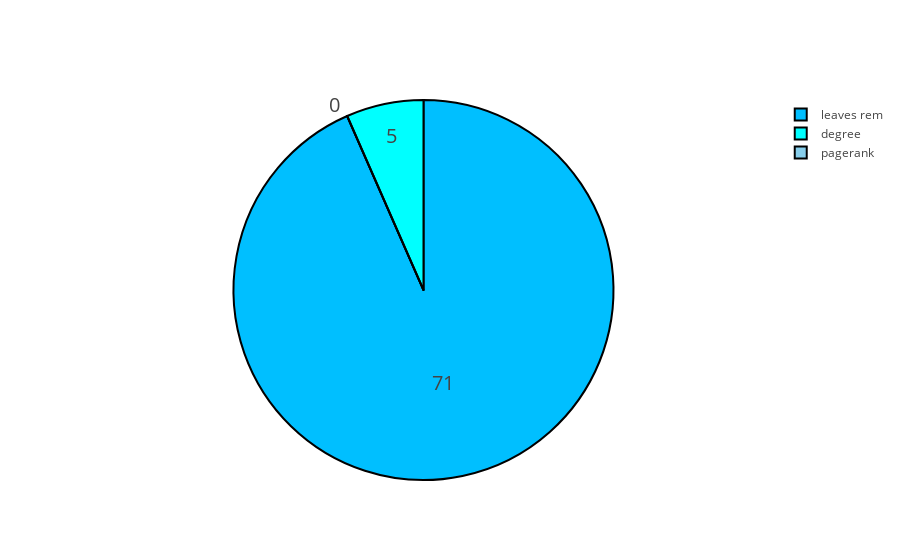

Here is the notebook cell this chart was saved with:
### Code cell
graph_size=[100,200,300,400,500,600,700,800,900,1000,1500,2000,2500,3000,4000,5000,10000]
victories_400_p3r={}
victories_400_p3r['leaves rem']=0
victories_400_p3r['pagerank']=0
victories_400_p3r['degree']=0

for N in [400]:
    results_rl=[]
    start_time=time.time()
    for i in range(0,500):
        p3r=areg(N)
        #LEAVES REMOVAL TIME
        rl=rem2(p3r)
        if rl==0:
            victories_400_p3r['leaves rem']+=1 
        #PAGERANK TIME
        pr_list=nx.pagerank(p3r)
        pr=max(pr_list.iteritems(), key=operator.itemgetter(1))[0]
        if pr==0:
            victories_400_p3r['pagerank']+=1
        #DEGREE TIME
        dc_list=nx.degree_centrality(p3r)
        list_maximum=[]
        center=max(dc_list.iteritems(), key=operator.itemgetter(1))[1]
        for i in range(N):
                if dc_list[i]==center:
                    list_maximum.append([i,dc_list[i]])
        pair=random.choice(list_maximum)
        
        if pair[0]==0:
            victories_400_p3r['degree']+=1
labels=[]
values=[]
colors = ['azure', 'skyblue', 'aqua']
for key, value in victories_400_p3r.iteritems() :
    labels.append(key)
    values.append(value)



trace = go.Pie(labels=labels, values=values,
               hoverinfo='label+percent', textinfo='value', 
               textfont=dict(size=20),
               marker=dict(colors=colors2, 
                           line=dict(color='#000000', width=2)))

iplot([trace], filename='styled_pie_chart')

### Figure 1 — Plotly figure (JSON) as saved in the notebook; plotly's stock layout.template omitted (floating-point values rounded to 4 significant figures)
{"data": [{"hoverinfo": "label+percent", "labels": ["leaves rem", "pagerank", "degree"], "marker": {"colors": ["deepskyblue", "skyblue", "aqua"], "line": {"color": "#000000", "width": 2}}, "textfont": {"size": 20}, "textinfo": "value", "type": "pie", "values": [71, 0, 5]}], "layout": {}}
